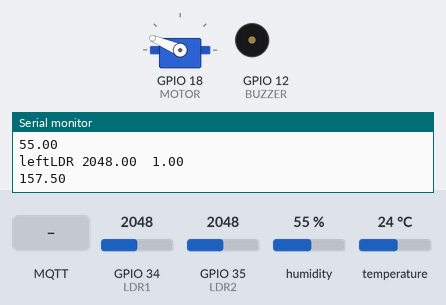
A sketch run on a simulated ESP32. Shown: servo, buzzer (waves = sounding), the last lines printed to the serial monitor. The test bench sets the inputs (shaded band); at power-on: GPIO 34 (LDR1) = 2048, GPIO 35 (LDR2) = 2048, humidity 55 %, temperature 24 °C. WiFi joins after 1.5 s; servers stay silent unless stated; no MQTT or app messages arrive unless stated.

Above: at 2.7 s.
2.8 s: GPIO 34 (LDR1) set to 2087
At 4.3 s:
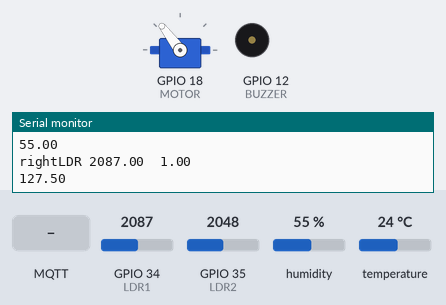
5.0 s: MQTT message "1" arrives on the first subscribed topic
At 6.7 s:
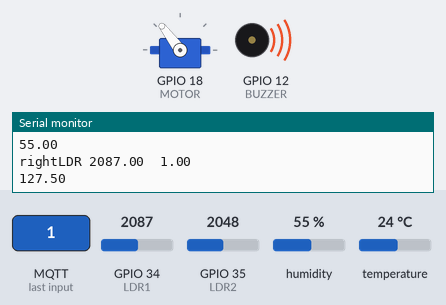
7.1 s: GPIO 35 (LDR2) set to 2122
At 8.0 s:
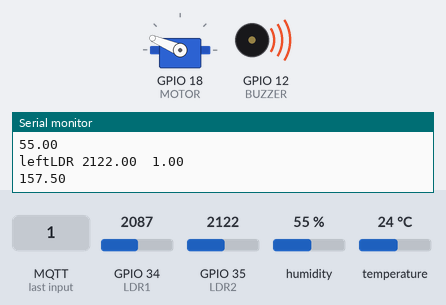
9.1 s: MQTT message "ADMIN-SCH-ON" arrives on the third subscribed topic
At 10.5 s:
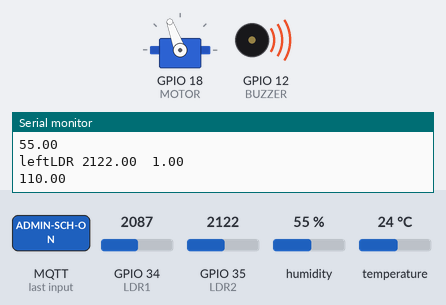
11.1 s: MQTT message "MAIN-ON-OFF" arrives on the first subscribed topic
At 12.8 s:
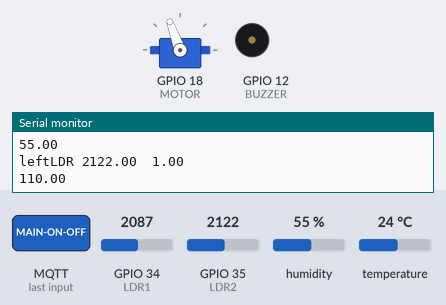
13.1 s: GPIO 34 (LDR1) set to 2866
At 14.2 s:
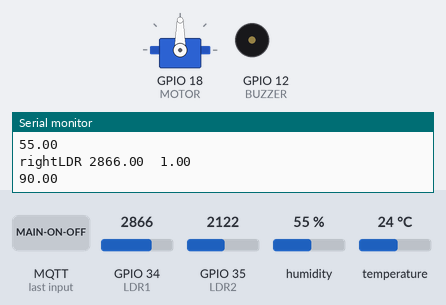
Timing chart, 0 to 16.1 s (numbered marks = the images above; inputs shaded):
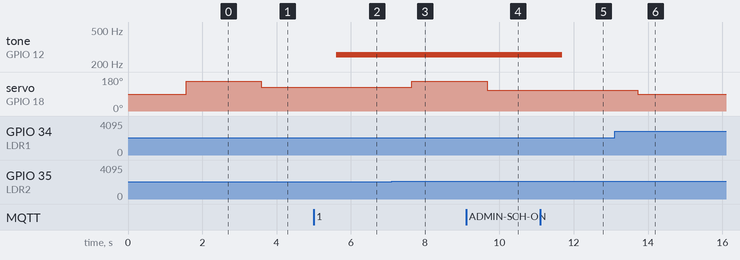

Measured:
- the behaviour switches between 2048 and 2049 on GPIO 34 (LDR1) (found by bisection; images 0 and 1)
- the behaviour switches between 2086 and 2087 on GPIO 35 (LDR2) (found by bisection; images 2 and 3)
- after the input at 2.8 s, servo on GPIO 18 (MOTOR): 157° → 127° after 0.79 s
- after the input at 5.0 s, tone on GPIO 12 (BUZZER): silent → 256 Hz after 0.61 s
- after the input at 7.1 s, servo on GPIO 18 (MOTOR): 127° → 157° after 0.55 s
- after the input at 9.1 s, servo on GPIO 18 (MOTOR): 157° → 110° after 0.57 s
- after the input at 11.1 s, tone on GPIO 12 (BUZZER): 256 Hz → silent after 0.59 s
- after the input at 13.1 s, servo on GPIO 18 (MOTOR): 110° → 90° after 0.62 s

The sketch:

esp32-arduino.ino
```cpp
#include <WiFi.h>
#include <PubSubClient.h>
#include "DHTesp.h"
#include <NTPClient.h>
#include <WiFiUdp.h>
#include <ESP32Servo.h>

#define DHT_PIN 15
#define BUZZER 12
#define LDR1 34
#define LDR2 35
#define MOTOR 18


Servo motor;
WiFiClient espClient;
PubSubClient mqttClient(espClient);
WiFiUDP ntpUDP;
NTPClient timeClient(ntpUDP);
DHTesp dhtSensor;

float minAngle=30.0;// Minimum angle of the shader
float controlFac=0.75;// Controlling factor
float customMinAngle;
float customControlFac;
bool custom = false;
bool isScheduledON = false;
unsigned long scheduledOnTime;

char tempAr[6];// store temperature
char humidAr[6];//store humidity
char lightAr[6];//store light intensity

void setup() {
  Serial.begin(115200);
  setupWifi();
  setupMqtt();
  dhtSensor.setup(DHT_PIN, DHTesp::DHT22);

  timeClient.begin();
  timeClient.setTimeOffset(5.5*3600);

  pinMode(BUZZER, OUTPUT);
  digitalWrite(BUZZER, LOW);

  pinMode(LDR1, INPUT);
  pinMode(LDR2, INPUT);

  motor.attach(MOTOR, 500, 2400);// servo motor to pin
}

void loop() {
  if (!mqttClient.connected()){
    connectToBroker();
  }
  mqttClient.loop();

  updateTemperatureAndHumidity();
  Serial.println(tempAr);
  Serial.println(humidAr);
  mqttClient.publish("TEMPERATURE_MED_YASIRU",tempAr);// Publish temperature
  mqttClient.publish("HUMIDITY_MED_YASIRU",humidAr);

  checkSchedule();

  updateLightIntensity();// Read light intensity from LDR
  mqttClient.publish("LIGHT_INT_MED_YASIRU",lightAr);// Publish light intensity

  delay(1000);
}

void buzzerOn(bool on){
  if (on){
    tone(BUZZER, 256);
  }
  else{
    noTone(BUZZER);
  }
}

void setupMqtt(){
  mqttClient.setServer("test.mosquitto.org",1883);
  mqttClient.setCallback(receiveCallback);
}

void setupWifi(){
  Serial.println();
  Serial.print("Connecting to ");
  Serial.println("Wokwi-GUEST");
  WiFi.begin("Wokwi-GUEST","");

  while (WiFi.status()!=WL_CONNECTED){
    delay(500);
    Serial.print(".");
  }

  Serial.println("Wifi connected");
  Serial.print("IP Address: ");
  Serial.println(WiFi.localIP());
}

void receiveCallback(char* topic, byte* payload, unsigned int length){
  Serial.print("Message arrived [");
  Serial.print(topic);
  Serial.print("] ");

  char payloadCharAr[length];

  for (int i=0;i<length;i++){
    Serial.print((char)payload[i]);
    payloadCharAr[i]=(char)payload[i];
  }

  Serial.println(":");

  if (strcmp(topic,"MAIN-ON-OFF")==0){
      buzzerOn(payloadCharAr[0]=='1');
  }
  else if (strcmp(topic,"ADMIN-SCH-ON")==0){
      if (payloadCharAr[0]=='N'){
        isScheduledON = false;
      }else{
        isScheduledON = true;
        scheduledOnTime = atol(payloadCharAr);
      }
  }

  if (strcmp(topic,"MINIMUM-ANG-YASIRU")==0){
    customMinAngle = atof(payloadCharAr);
    minAngle = customMinAngle; // Update global variable
    Serial.println(minAngle);
}
if (strcmp(topic,"CONTROL-FAC-YASIRU")==0){
    customControlFac = atof(payloadCharAr);
    controlFac = customControlFac; // Update global variable
    Serial.println(controlFac);
}


  if (strcmp(topic,"DROP-DOWN-YASIRU")==0){

      if (payloadCharAr[0]=='A'){
        minAngle = 20;
        controlFac = 0.5;
        Serial.println(minAngle);
        Serial.println(controlFac);
      }else if(payloadCharAr[0]=='B'){
        minAngle = 50;
        controlFac = 0.7;
        Serial.println(minAngle);
        Serial.println(controlFac);
      }else if(payloadCharAr[0]=='C'){
        minAngle = 10;
        controlFac = 0.8;
        Serial.println(minAngle);
        Serial.println(controlFac);
      }
      else{
        custom = true;
      }
  }
}

void connectToBroker(){
  while (!mqttClient.connected()){
    Serial.println("Attempting MQTT connetion...");
    if (mqttClient.connect("ESP-9813247900")){
      Serial.println("Connected");
      mqttClient.subscribe("MAIN-ON-OFF");
      mqttClient.subscribe("ADMIN-SCH-ON");
      mqttClient.subscribe("DROP-DOWN-YASIRU");
      mqttClient.subscribe("MINIMUM-ANG-YASIRU");
      mqttClient.subscribe("CONTROL-FAC-YASIRU");
    }
    else{
      Serial.println("failed");
      Serial.println(mqttClient.state());
      delay(5000);
    }
  }
}

void updateTemperatureAndHumidity(){
  TempAndHumidity data=dhtSensor.getTempAndHumidity();
  String(data.temperature,2).toCharArray(tempAr, 6);
  String(data.humidity,2).toCharArray(humidAr, 6);
}

void updateLightIntensity() {
  const float analogMinValue = 0.0;   // Minimum analogRead
  const float analogMaxValue = 1023.0; // Maximum analogRead
  const float intensityMin = 0.0;  // Minimum intensity
  const float intensityMax = 1.0;  // Maximum intensity

  float rightLDR = analogRead(LDR1);
  float leftLDR = analogRead(LDR2);
  float intensity = 0 ;

  if(rightLDR > leftLDR){
    if(rightLDR <= 1023){
      intensity = (rightLDR-analogMinValue)/(analogMaxValue-analogMinValue);
      Serial.println("rightLDR "+String(rightLDR)+"  "+String(intensity));
      mqttClient.publish("MAX-LIGHT-INTENSITY-YASIRU","RIGHT LDR");
      String(intensity, 2).toCharArray(lightAr, 6);
      AdjustServoMotor(intensity,0.5);// Adjust sliding window using light intensity

    }
    else{
      intensity = 1;
      String(intensity, 2).toCharArray(lightAr, 6);
      Serial.println("rightLDR "+String(rightLDR)+"  "+String(intensity));
      mqttClient.publish("MAX-LIGHT-INTENSITY-YASIRU","RIGHT LDR");
      AdjustServoMotor(intensity,0.5);// Adjust sliding window using light intensity


    }
}
  else{
    if(leftLDR <= 1023){
      intensity = (leftLDR-analogMinValue)/(analogMaxValue-analogMinValue);
      Serial.println("leftLDR "+String(leftLDR)+"  "+String(intensity));
      mqttClient.publish("MAX-LIGHT-INTENSITY-YASIRU","LEFT LDR");
      String(intensity, 2).toCharArray(lightAr, 6);
      AdjustServoMotor(intensity,1.5);
    }
    else{
      intensity = 1;
      String(intensity, 2).toCharArray(lightAr, 6);
      Serial.println("leftLDR "+String(leftLDR)+"  "+String(intensity));
      mqttClient.publish("MAX-LIGHT-INTENSITY-YASIRU","LEFT LDR");
      AdjustServoMotor(intensity,1.5);// Adjust sliding window using light intensity


    }
  }

}

unsigned long getTime(){
  timeClient.update();
  return timeClient.getEpochTime();// Get current time from NTP server
}

void checkSchedule(){
  if (isScheduledON){
    unsigned long currentTime = getTime();
    Serial.println("currentTime "+String(currentTime));
    Serial.println("scheduledOnTime "+String(scheduledOnTime));
    if (currentTime > scheduledOnTime){
      buzzerOn(true);
      isScheduledON = false;
      mqttClient.publish("ADMIN-MAIN-ON-OFF-ESP","1");
      mqttClient.publish("SCH-ESP-ON","0");
      Serial.println("Scheduled ON");
    }
  }
}
void AdjustServoMotor(double lightintensity,double D){
  double angle;

  angle = minAngle*D +(180.0-minAngle)*lightintensity*controlFac;// Calculate the angle using light intensity


  Serial.println(angle);
  motor.write(angle);// Set the angle of the servo motor
}
```
